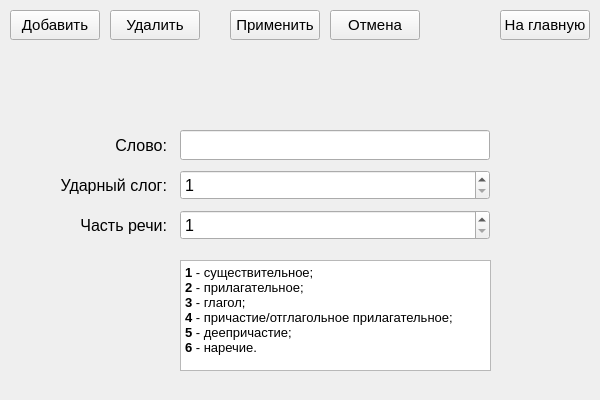
<?xml version="1.0" encoding="UTF-8"?>
<ui version="4.0">
 <class>MainWindow</class>
 <widget class="QMainWindow" name="MainWindow">
  <property name="geometry">
   <rect>
    <x>0</x>
    <y>0</y>
    <width>600</width>
    <height>400</height>
   </rect>
  </property>
  <property name="windowTitle">
   <string>Редактор базы данных</string>
  </property>
  <widget class="QWidget" name="centralwidget">
   <widget class="QPushButton" name="add_but">
    <property name="geometry">
     <rect>
      <x>10</x>
      <y>10</y>
      <width>90</width>
      <height>30</height>
     </rect>
    </property>
    <property name="font">
     <font>
      <pointsize>11</pointsize>
     </font>
    </property>
    <property name="text">
     <string>Добавить</string>
    </property>
   </widget>
   <widget class="QPushButton" name="del_but">
    <property name="geometry">
     <rect>
      <x>110</x>
      <y>10</y>
      <width>90</width>
      <height>30</height>
     </rect>
    </property>
    <property name="font">
     <font>
      <pointsize>11</pointsize>
     </font>
    </property>
    <property name="text">
     <string>Удалить</string>
    </property>
   </widget>
   <widget class="QPushButton" name="return_but">
    <property name="geometry">
     <rect>
      <x>500</x>
      <y>10</y>
      <width>90</width>
      <height>30</height>
     </rect>
    </property>
    <property name="font">
     <font>
      <pointsize>11</pointsize>
     </font>
    </property>
    <property name="text">
     <string>На главную</string>
    </property>
   </widget>
   <widget class="QLineEdit" name="word">
    <property name="geometry">
     <rect>
      <x>180</x>
      <y>130</y>
      <width>310</width>
      <height>30</height>
     </rect>
    </property>
    <property name="font">
     <font>
      <pointsize>12</pointsize>
     </font>
    </property>
    <property name="text">
     <string/>
    </property>
   </widget>
   <widget class="QPushButton" name="ok_but">
    <property name="geometry">
     <rect>
      <x>230</x>
      <y>10</y>
      <width>90</width>
      <height>30</height>
     </rect>
    </property>
    <property name="font">
     <font>
      <pointsize>11</pointsize>
     </font>
    </property>
    <property name="text">
     <string>Применить</string>
    </property>
   </widget>
   <widget class="QPushButton" name="cancel_but">
    <property name="geometry">
     <rect>
      <x>330</x>
      <y>10</y>
      <width>90</width>
      <height>30</height>
     </rect>
    </property>
    <property name="font">
     <font>
      <pointsize>11</pointsize>
     </font>
    </property>
    <property name="text">
     <string>Отмена</string>
    </property>
   </widget>
   <widget class="QLabel" name="label_word">
    <property name="geometry">
     <rect>
      <x>76</x>
      <y>130</y>
      <width>91</width>
      <height>30</height>
     </rect>
    </property>
    <property name="font">
     <font>
      <pointsize>12</pointsize>
     </font>
    </property>
    <property name="text">
     <string>Слово:</string>
    </property>
    <property name="alignment">
     <set>Qt::AlignRight|Qt::AlignTrailing|Qt::AlignVCenter</set>
    </property>
   </widget>
   <widget class="QLabel" name="label_strike">
    <property name="geometry">
     <rect>
      <x>56</x>
      <y>170</y>
      <width>111</width>
      <height>30</height>
     </rect>
    </property>
    <property name="font">
     <font>
      <pointsize>12</pointsize>
     </font>
    </property>
    <property name="text">
     <string>Ударный слог:</string>
    </property>
    <property name="alignment">
     <set>Qt::AlignRight|Qt::AlignTrailing|Qt::AlignVCenter</set>
    </property>
   </widget>
   <widget class="QSpinBox" name="strike">
    <property name="geometry">
     <rect>
      <x>180</x>
      <y>170</y>
      <width>310</width>
      <height>30</height>
     </rect>
    </property>
    <property name="font">
     <font>
      <pointsize>12</pointsize>
     </font>
    </property>
    <property name="minimum">
     <number>1</number>
    </property>
    <property name="maximum">
     <number>99</number>
    </property>
   </widget>
   <widget class="QLabel" name="label_wtype">
    <property name="geometry">
     <rect>
      <x>56</x>
      <y>210</y>
      <width>111</width>
      <height>30</height>
     </rect>
    </property>
    <property name="font">
     <font>
      <pointsize>12</pointsize>
     </font>
    </property>
    <property name="text">
     <string>Часть речи:</string>
    </property>
    <property name="alignment">
     <set>Qt::AlignRight|Qt::AlignTrailing|Qt::AlignVCenter</set>
    </property>
   </widget>
   <widget class="QSpinBox" name="wtype">
    <property name="geometry">
     <rect>
      <x>180</x>
      <y>210</y>
      <width>310</width>
      <height>30</height>
     </rect>
    </property>
    <property name="font">
     <font>
      <pointsize>12</pointsize>
     </font>
    </property>
    <property name="minimum">
     <number>1</number>
    </property>
    <property name="maximum">
     <number>6</number>
    </property>
   </widget>
   <widget class="QTextEdit" name="type_info">
    <property name="geometry">
     <rect>
      <x>180</x>
      <y>260</y>
      <width>311</width>
      <height>111</height>
     </rect>
    </property>
    <property name="html">
     <string>&lt;!DOCTYPE HTML PUBLIC &quot;-//W3C//DTD HTML 4.0//EN&quot; &quot;http://www.w3.org/TR/REC-html40/strict.dtd&quot;&gt;
&lt;html&gt;&lt;head&gt;&lt;meta name=&quot;qrichtext&quot; content=&quot;1&quot; /&gt;&lt;style type=&quot;text/css&quot;&gt;
p, li { white-space: pre-wrap; }
&lt;/style&gt;&lt;/head&gt;&lt;body style=&quot; font-family:'MS Shell Dlg 2'; font-size:8.25pt; font-weight:400; font-style:normal;&quot;&gt;
&lt;p style=&quot; margin-top:0px; margin-bottom:0px; margin-left:0px; margin-right:0px; -qt-block-indent:0; text-indent:0px;&quot;&gt;&lt;span style=&quot; font-size:10pt; font-weight:600;&quot;&gt;1&lt;/span&gt;&lt;span style=&quot; font-size:10pt;&quot;&gt; - существительное;&lt;/span&gt;&lt;/p&gt;
&lt;p style=&quot; margin-top:0px; margin-bottom:0px; margin-left:0px; margin-right:0px; -qt-block-indent:0; text-indent:0px;&quot;&gt;&lt;span style=&quot; font-size:10pt; font-weight:600;&quot;&gt;2&lt;/span&gt;&lt;span style=&quot; font-size:10pt;&quot;&gt; - прилагательное;&lt;/span&gt;&lt;/p&gt;
&lt;p style=&quot; margin-top:0px; margin-bottom:0px; margin-left:0px; margin-right:0px; -qt-block-indent:0; text-indent:0px;&quot;&gt;&lt;span style=&quot; font-size:10pt; font-weight:600;&quot;&gt;3&lt;/span&gt;&lt;span style=&quot; font-size:10pt;&quot;&gt; - глагол;&lt;/span&gt;&lt;/p&gt;
&lt;p style=&quot; margin-top:0px; margin-bottom:0px; margin-left:0px; margin-right:0px; -qt-block-indent:0; text-indent:0px;&quot;&gt;&lt;span style=&quot; font-size:10pt; font-weight:600;&quot;&gt;4&lt;/span&gt;&lt;span style=&quot; font-size:10pt;&quot;&gt; - причастие/отглагольное прилагательное;&lt;/span&gt;&lt;/p&gt;
&lt;p style=&quot; margin-top:0px; margin-bottom:0px; margin-left:0px; margin-right:0px; -qt-block-indent:0; text-indent:0px;&quot;&gt;&lt;span style=&quot; font-size:10pt; font-weight:600;&quot;&gt;5&lt;/span&gt;&lt;span style=&quot; font-size:10pt;&quot;&gt; - деепричастие;&lt;/span&gt;&lt;/p&gt;
&lt;p style=&quot; margin-top:0px; margin-bottom:0px; margin-left:0px; margin-right:0px; -qt-block-indent:0; text-indent:0px;&quot;&gt;&lt;span style=&quot; font-size:10pt; font-weight:600;&quot;&gt;6&lt;/span&gt;&lt;span style=&quot; font-size:10pt;&quot;&gt; - наречие.&lt;/span&gt;&lt;/p&gt;&lt;/body&gt;&lt;/html&gt;</string>
    </property>
   </widget>
   <widget class="QLabel" name="information_lab">
    <property name="geometry">
     <rect>
      <x>110</x>
      <y>70</y>
      <width>380</width>
      <height>41</height>
     </rect>
    </property>
    <property name="font">
     <font>
      <pointsize>12</pointsize>
     </font>
    </property>
    <property name="text">
     <string/>
    </property>
    <property name="alignment">
     <set>Qt::AlignCenter</set>
    </property>
   </widget>
  </widget>
 </widget>
 <resources/>
 <connections/>
</ui>
